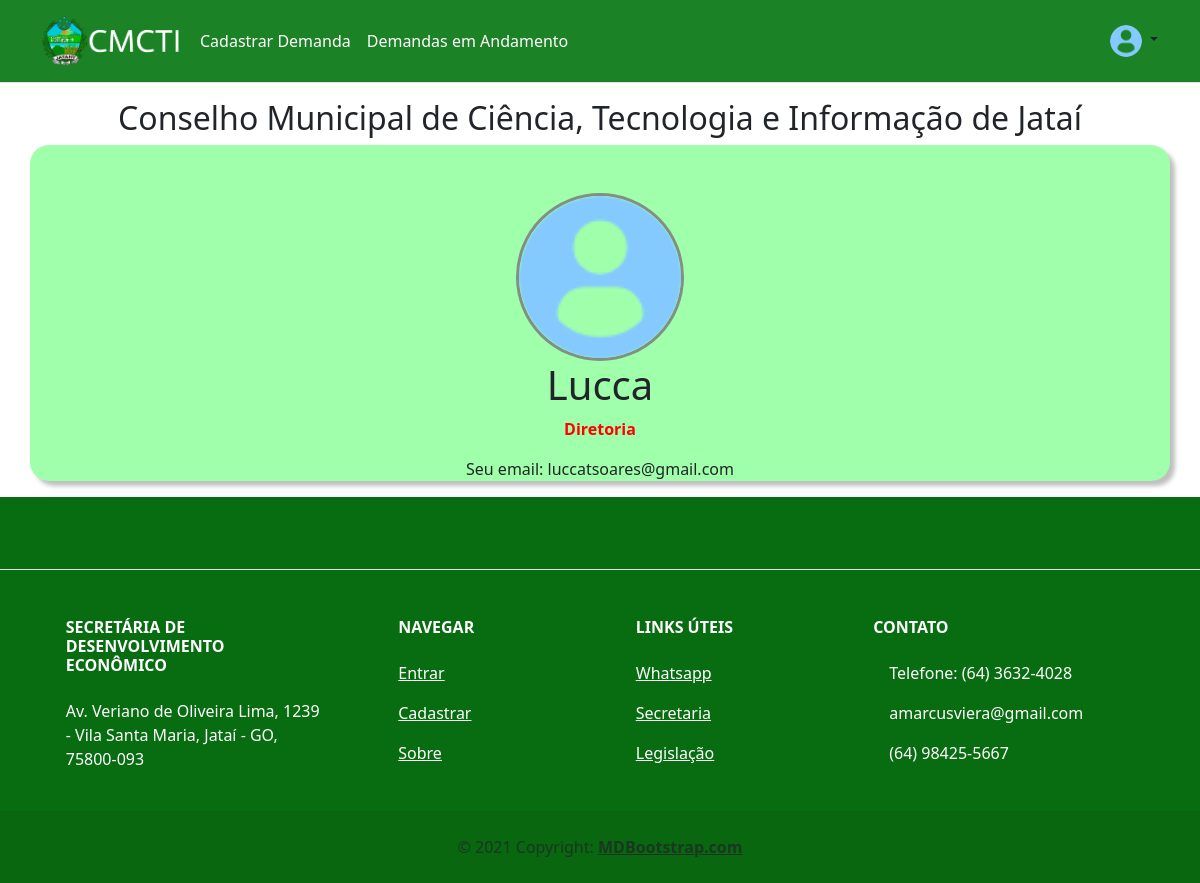
The page /perfil (signed in) on the database its author committed.
### register/models.py (models this page shows, shortened)
class CustomUser(AbstractUser):
    email = models.EmailField(unique=True)

class Profile(models.Model):
    user = models.OneToOneField(CustomUser, on_delete=models.CASCADE)
    profile_image = models.ImageField(default='profile.png', upload_to='users', null=True, blank=True)

### register/views.py (the view)
# urls.py: path('perfil', views.configProfile, name="perfil")
@login_required(login_url='/entrar')
def configProfile(request):
    user = CustomUser.objects.filter(username=request.user.username)
    return render(request, 'pages/perfil.html', {'objetos': user})

### register/templates/pages/perfil.html
{% extends 'base.html' %}
{% block content %}
<div class="container text-center container-perfil mb-3">
    {% for objs in objetos %}
        <img src="{{objs.profile.profile_image.url}}" alt="">
        {% if request.user.is_staff %}
        <div>
            <h1>{{request.user.username}}</h1>
            <p style="color: red; background-color: #A0FFAA; border-radius: 10px; font-weight: 700;" >Diretoria</p>
        </div>
            {% else %}
            <h1>{{request.user.username}}</h1>
        {% endif %}
        <p>Seu email: {{request.user.email}}</p>
    {% endfor %}
</div>
{% endblock %}

### home/templates/base.html (shortened to what this page needs)
{% load static %}
<!DOCTYPE html>
<html lang="en">
<head>
    <link rel="stylesheet" href="{% static 'css/base.css' %}">
    <link rel="stylesheet" href="{% static 'css/home.css' %}">
    <link rel="stylesheet" href="{% static 'css/verDemandas.css' %}">
    <link rel="stylesheet" href="{% static 'css/verDocumentos.css' %}">
    <link rel="stylesheet" href="{% static 'css/perfil.css' %}">
    <link rel="stylesheet" href="{% static 'css/register.css' %}">
    <link rel="stylesheet" href="{% static 'css/usuarios.css' %}">
    <link href="https://cdn.jsdelivr.net/npm/bootstrap@5.3.0-alpha1/dist/css/bootstrap.min.css" rel="stylesheet">
</head>
<body>
    <header style="background-color: #1C8226;" class="p-3 mb-3 border-bottom">
        <div class="container">
            <div class="d-flex flex-wrap align-items-center justify-content-center justify-content-lg-start">
            <a href="/" class="d-flex align-items-center mb-2 mb-lg-0 text-dark text-decoration-none">
                <img width="150" height="50" src="{% static 'img/pref-CERTO.png' %}" alt=""><use xlink:href="#bootstrap"></use></svg>
            </a>
            <ul class="nav col-12 col-lg-auto me-lg-auto mb-2 justify-content-center mb-md-0">
                <li><a style="color: white;" href="/" class="nav-link px-2 ">Cadastrar Demanda</a></li>
                <li><a style="color: white;" href="/demandas" class="nav-link px-2 ">Demandas em Andamento</a></li>
            </ul>
            {% if request.user.is_authenticated %}
            <div class="dropdown text-end">
                <a href="#" class="d-block link-dark text-decoration-none dropdown-toggle" data-bs-toggle="dropdown" aria-expanded="false">
                <img src="{{request.user.profile.profile_image.url}}" alt="mdo" width="32" height="32" class="rounded-circle">
                </a>
            </div>
            {% else %}
            <a href="/entrar" style="color: white;" class="nav-link px-2 ">Entrar</a>
            <a href="/cadastrar" style="color: white;" class="nav-link px-2 ">Cadastrar</a>
            {% endif %}
            </div>
        </div>
        </header>
        <div class="container">
            <h2 class="text-center">Conselho Municipal de Ciência, Tecnologia e Informação de Jataí</h2>
        </div>
        {% block content %}
        {% endblock %}
    <footer style="background-color: #086c10;" class="text-center text-lg-start text-muted">
        <section class="d-flex justify-content-center justify-content-lg-between p-4 border-bottom">
        <div>
        </div>
        </section>
        <section class="">
        <div class="container text-center text-md-start mt-5">
            <div class="row mt-3">
            <div class="col-md-3 col-lg-4 col-xl-3 mx-auto mb-4">
                <h6 style="color: white;" class="text-uppercase fw-bold mb-4">
                Secretária de Desenvolvimento Econômico
                </h6>
                <p style="color: white;">
                    Av. Veriano de Oliveira Lima, 1239 - Vila Santa Maria, Jataí - GO, 75800-093
                </p>
            </div>
            <div class="col-md-2 col-lg-2 col-xl-2 mx-auto mb-4">
                <h6 style="color: white;" class="text-uppercase fw-bold mb-4">
                Navegar
                </h6>
                <p style="color: white;">
                <a href="/entrar" class="text-reset">Entrar</a>
                </p>
                <p style="color: white;">
                <a href="/cadastrar" class="text-reset">Cadastrar</a>
                </p>
                <p style="color: white;">
                <a href="/sobre" class="text-reset">Sobre</a>
                </p>
            </div>
            <div class="col-md-3 col-lg-2 col-xl-2 mx-auto mb-4">
                <h6 style="color: white;" class="text-uppercase fw-bold mb-4">
                Links Úteis
                </h6>
                <p style="color: white;">
                <a  href="#!" class="text-reset">Whatsapp</a>
                </p>
                <p style="color: white;">
                <a  href="https://www.jatai.go.gov.br/secretaria-de-desenvolvimento-economico/" class="text-reset">Secretaria</a>
                </p>
                <p style="color: white;">
                <a  href="https://www.jatai.go.leg.br/ta/8597/text?" class="text-reset">Legislação</a>
                </p>
            </div>
            <div class="col-md-4 col-lg-3 col-xl-3 mx-auto mb-md-0 mb-4">
                <h6 style="color: white;" class="text-uppercase fw-bold mb-4">Contato</h6>
                <p style="color: white;"> Telefone: (64) 3632-4028</p>
                <p style="color: white;">
                amarcusviera@gmail.com
                </p>
                <p style="color: white;">(64) 98425-5667</p>
            </div>
            </div>
        </div>
        </section>
        <div class="text-center p-4" style="background-color: rgba(0, 0, 0, 0.05);">
        © 2021 Copyright:
        <a class="text-reset fw-bold" href="https://mdbootstrap.com/">MDBootstrap.com</a>
        </div>
    </footer>
</body>
</html>

### home/static/css/perfil.css (style rules this page uses)
.container-perfil { background: #A0FFAA; box-shadow: 5px 5px 4px rgba(0, 0, 0, 0.25); border-radius: 19px; }
.container-perfil img { margin-top: 3rem; border-radius: 100%; width: 15%; border: 3px solid #819083; }

### rows shown on the page
CustomUser: user.profile.profile_image (placeholder picture), profile.profile_image (placeholder picture), user.username "Lucca", user.email "luccatsoares@gmail.com"
